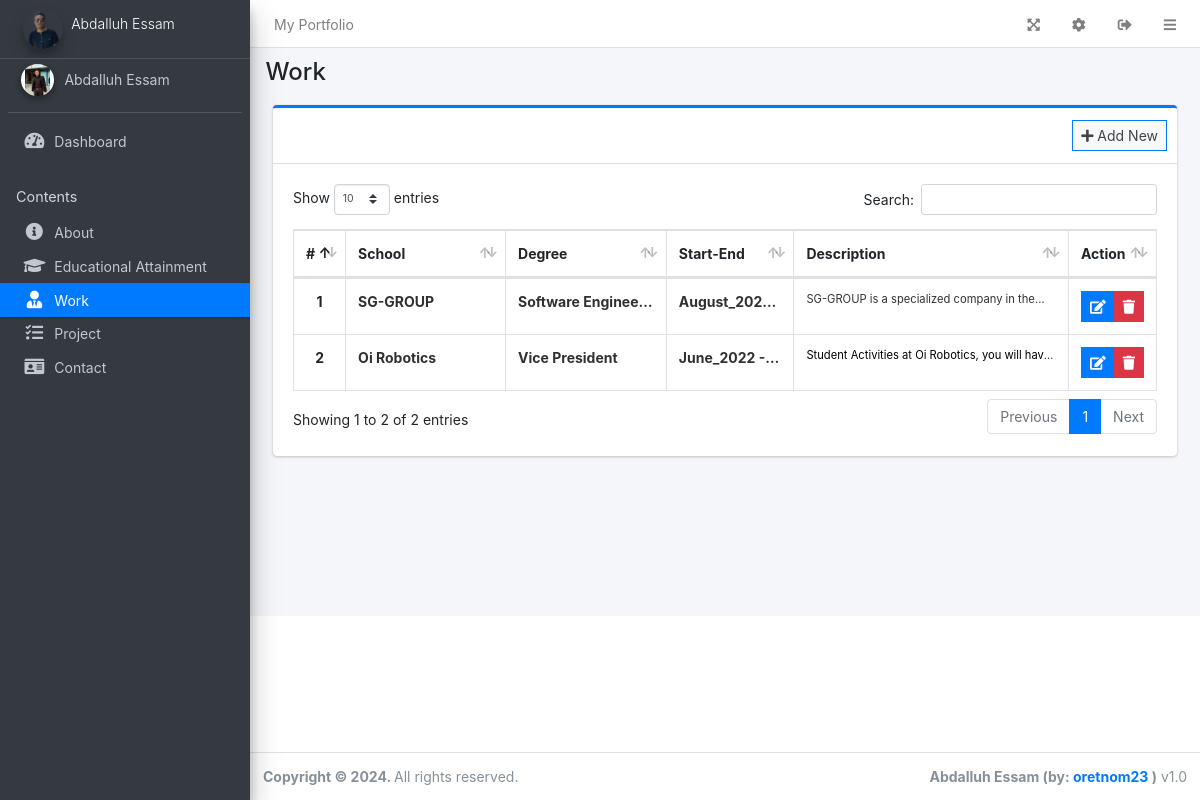
Page /admin/?page=work (signed in) on the committed database.
### tables this page shows
CREATE TABLE `work` (
  `id` int(30) NOT NULL,
  `company` text DEFAULT NULL,
  `position` text DEFAULT NULL,
  `started` varchar(250) NOT NULL,
  `ended` varchar(250) NOT NULL,
  `description` text DEFAULT NULL,
  `order_by` int(30) NOT NULL
);

### admin/work/index.php (the view, shortened to what this page needs)
<div class="col-lg-12">
	<div class="card card-outline card-primary">
		<div class="card-header">
			<div class="card-tools">
				<a class="btn btn-block btn-sm btn-default btn-flat border-primary new_work" href="javascript:void(0)"><i class="fa fa-plus"></i> Add New</a>
			</div>
		</div>
		<div class="card-body">
			<table class="table tabe-hover table-bordered table-compact" id="list">
				<colgroup>
					<col width="5%">
					<col width="20%">
					<col width="20%">
					<col width="15%">
					<col width="35%">
					<col width="15%">
				</colgroup>
				<thead>
					<tr>
						<th class="text-center">#</th>
						<th>School</th>
						<th>Degree</th>
						<th>Start-End</th>
						<th>Description</th>
						<th>Action</th>
					</tr>
				</thead>
				<tbody>
					<?php
					$i = 1;
					$qry = $conn->query("SELECT * FROM `work` order by `ended` desc");
					while($row= $qry->fetch_assoc()):
						$desc = html_entity_decode($row['description']);
					?>
					<tr>
						<th class="text-center"><?php echo $i++ ?></th>
						<td><b class="truncate-1"><?php echo ucwords($row['company']) ?></b></td>
						<td><b class="truncate-1"><?php echo ucwords($row['position']) ?></b></td>
						<td><b class="truncate-1"><?php echo $row['started'] . ' - ' .$row['ended'] ?></b></td>
						<td><small class="truncate-1"><?php echo $desc ?></small></td>
						<td class="text-center">
		                    <div class="btn-group">
		                        <a href="javascript:void(0)" data-id='<?php echo $row['id'] ?>' class="btn btn-primary btn-flat btn-sm manage_work">
		                          <i class="fas fa-edit"></i>
		                        </a>
		                        <button type="button" class="btn btn-danger btn-sm btn-flat delete_work" data-id="<?php echo $row['id'] ?>">
		                          <i class="fas fa-trash"></i>
		                        </button>
	                      </div>
						</td>
					</tr>
				<?php endwhile; ?>
				</tbody>
			</table>
		</div>
	</div>
</div>

### rows in the picture
work: company "SG-GROUP", position "Software…", started "August_2022", description "SG-GROUP is a specialized company in…"
work: company "Oi Robotics", position "Vice President", started "June_2022", description "Student Activities at Oi Robotics, you will…"

### other values in the picture
$_settings->info('name') "My Portfolio"
$_settings->info('short_name') "Abdalluh Essam"
$_settings->userdata('firstname').' '.$_settings->userdata('lastname') "Abdalluh Essam"
str_replace("_", " ",$page) "Work"
